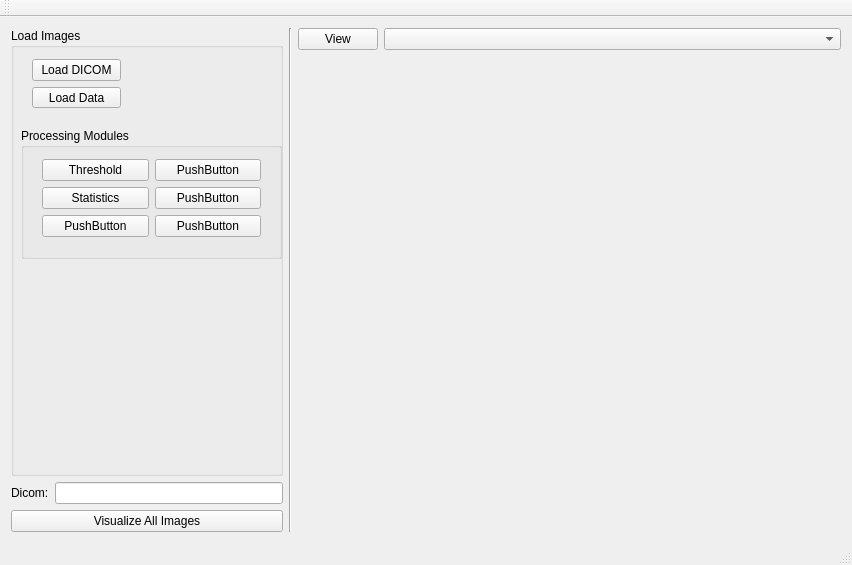
<?xml version="1.0" encoding="UTF-8"?>
<ui version="4.0">
 <class>MrVizifyMain</class>
 <widget class="QMainWindow" name="MrVizifyMain">
  <property name="geometry">
   <rect>
    <x>0</x>
    <y>0</y>
    <width>852</width>
    <height>565</height>
   </rect>
  </property>
  <property name="windowTitle">
   <string>MrVizifyMain</string>
  </property>
  <widget class="QWidget" name="centralWidget">
   <layout class="QGridLayout" name="gridLayout" rowstretch="0,0,0" columnstretch="1,0,2">
    <item row="0" column="0">
     <widget class="QGroupBox" name="gBox_LoadImage">
      <property name="title">
       <string>Load Images</string>
      </property>
      <widget class="QWidget" name="layoutWidget">
       <property name="geometry">
        <rect>
         <x>10</x>
         <y>20</y>
         <width>111</width>
         <height>71</height>
        </rect>
       </property>
       <layout class="QVBoxLayout" name="vBox_LoadImage">
        <item>
         <widget class="QPushButton" name="pBtn_LoadDicom">
          <property name="text">
           <string>Load DICOM</string>
          </property>
         </widget>
        </item>
        <item>
         <widget class="QPushButton" name="pBtn_LoadData">
          <property name="text">
           <string>Load Data</string>
          </property>
         </widget>
        </item>
       </layout>
      </widget>
      <widget class="QGroupBox" name="gBox_Algs">
       <property name="geometry">
        <rect>
         <x>10</x>
         <y>100</y>
         <width>261</width>
         <height>131</height>
        </rect>
       </property>
       <property name="title">
        <string>Processing Modules</string>
       </property>
       <widget class="QWidget" name="layoutWidget">
        <property name="geometry">
         <rect>
          <x>10</x>
          <y>20</y>
          <width>241</width>
          <height>101</height>
         </rect>
        </property>
        <layout class="QGridLayout" name="gLayout_modules">
         <item row="0" column="0">
          <widget class="QPushButton" name="pBtn_Threshold">
           <property name="text">
            <string>Threshold</string>
           </property>
          </widget>
         </item>
         <item row="0" column="1">
          <widget class="QPushButton" name="pushButton_2">
           <property name="text">
            <string>PushButton</string>
           </property>
          </widget>
         </item>
         <item row="1" column="0">
          <widget class="QPushButton" name="pushButton_3">
           <property name="text">
            <string>Statistics</string>
           </property>
          </widget>
         </item>
         <item row="1" column="1">
          <widget class="QPushButton" name="pushButton_4">
           <property name="text">
            <string>PushButton</string>
           </property>
          </widget>
         </item>
         <item row="2" column="0">
          <widget class="QPushButton" name="pushButton_5">
           <property name="text">
            <string>PushButton</string>
           </property>
          </widget>
         </item>
         <item row="2" column="1">
          <widget class="QPushButton" name="pushButton_6">
           <property name="text">
            <string>PushButton</string>
           </property>
          </widget>
         </item>
        </layout>
       </widget>
      </widget>
     </widget>
    </item>
    <item row="0" column="1" rowspan="3">
     <widget class="Line" name="hLine">
      <property name="orientation">
       <enum>Qt::Vertical</enum>
      </property>
     </widget>
    </item>
    <item row="0" column="2" rowspan="3">
     <layout class="QVBoxLayout" name="vBox_Viz" stretch="0,1">
      <item>
       <layout class="QHBoxLayout" name="hBox_Vizbtn" stretch="0,1">
        <item>
         <widget class="QPushButton" name="pBtn_ViewImage">
          <property name="text">
           <string>View</string>
          </property>
         </widget>
        </item>
        <item>
         <widget class="QComboBox" name="cBox_Volumes"/>
        </item>
       </layout>
      </item>
      <item>
       <widget class="QVTKWidget" name="wGet_ViewWindow" native="true"/>
      </item>
     </layout>
    </item>
    <item row="1" column="0">
     <layout class="QHBoxLayout" name="hBox_dicomLabel">
      <item>
       <widget class="QLabel" name="label_Dicom">
        <property name="text">
         <string>Dicom:</string>
        </property>
       </widget>
      </item>
      <item>
       <widget class="QLineEdit" name="lEdit_Dicom">
        <property name="readOnly">
         <bool>true</bool>
        </property>
       </widget>
      </item>
     </layout>
    </item>
    <item row="2" column="0">
     <widget class="QPushButton" name="pBtn_VizAll">
      <property name="text">
       <string>Visualize All Images</string>
      </property>
     </widget>
    </item>
   </layout>
  </widget>
  <widget class="QMenuBar" name="menuBar">
   <property name="geometry">
    <rect>
     <x>0</x>
     <y>0</y>
     <width>852</width>
     <height>21</height>
    </rect>
   </property>
  </widget>
  <widget class="QToolBar" name="mainToolBar">
   <attribute name="toolBarArea">
    <enum>TopToolBarArea</enum>
   </attribute>
   <attribute name="toolBarBreak">
    <bool>false</bool>
   </attribute>
  </widget>
  <widget class="QStatusBar" name="statusBar"/>
 </widget>
 <layoutdefault spacing="6" margin="11"/>
 <customwidgets>
  <customwidget>
   <class>QVTKWidget</class>
   <extends>QWidget</extends>
   <header>QVTKWidget.h</header>
   <container>1</container>
  </customwidget>
 </customwidgets>
 <resources/>
 <connections/>
</ui>
